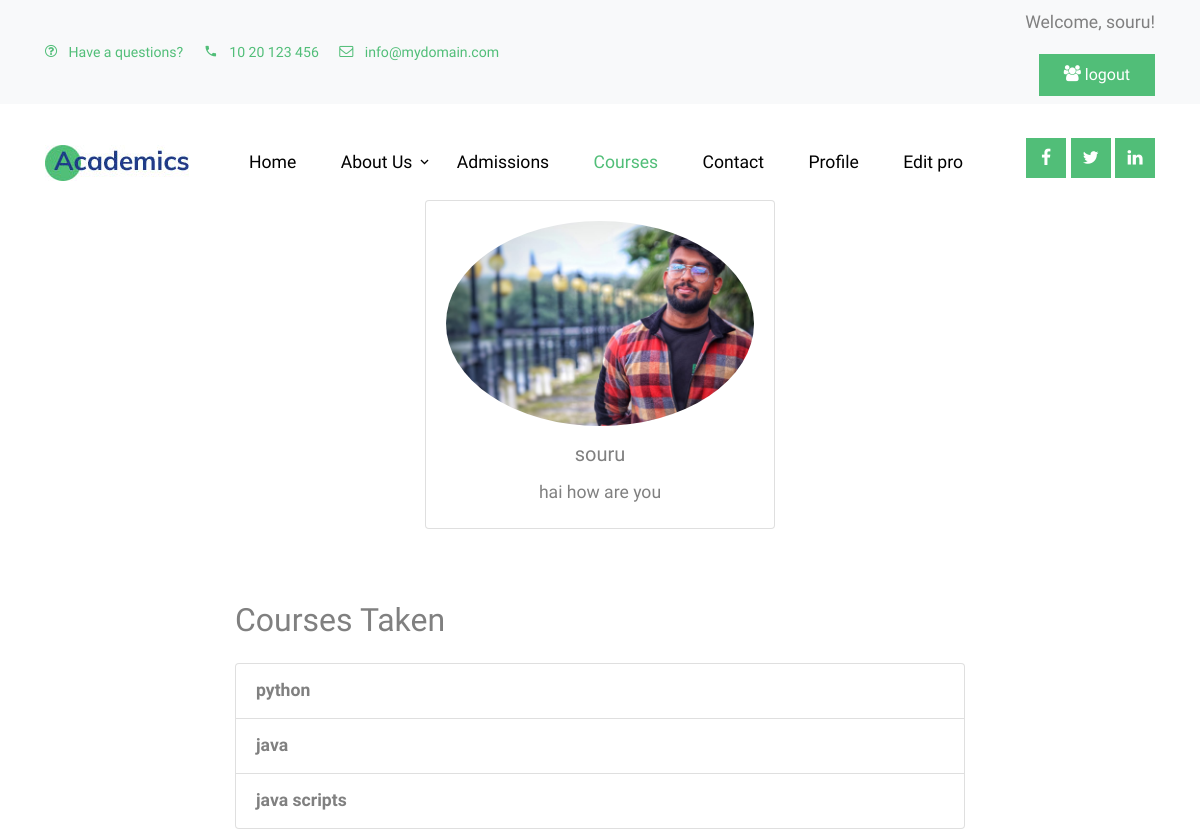
/profile/ (signed in), run on the app's committed database.
### newapp/models.py (models this page shows, shortened)
class UserProfile(models.Model):
    user = models.OneToOneField(User, on_delete=models.CASCADE)
    bio = models.TextField(blank=True)
    profile_picture = models.ImageField(upload_to='profile_pics', blank=True,null=True)

class Product(models.Model):
    name = models.CharField(max_length=255)
    price = models.DecimalField(max_digits=10, decimal_places=2)
    description = models.TextField()
    images = models.ImageField(upload_to='product_images/')
    video_file = models.FileField(upload_to='video_files/', validators=[FileExtensionValidator(['mp4', 'mov'])], blank=True)
    order_id = models.CharField(max_length=255, blank=True, null=True)

### newapp/views.py (the view)
# urls.py: path('profile/', views.profile, name='profile'),
@login_required
def profile(request):
    user_profile = request.user.userprofile
    try:
        purchased_products = PurchasedProduct.objects.filter(user_profile=user_profile)
        purchased_courses = [p.product for p in purchased_products]
    except ObjectDoesNotExist:
        purchased_courses = []
    if request.method == 'POST':
        form = UserProfileForm(request.POST, request.FILES, instance=user_profile)
        if form.is_valid():
            form.save()
            return redirect('profile')
    else:
        form = UserProfileForm(instance=user_profile)
    context = {
        'form': form,
        'purchased_courses': purchased_courses,
    }
    return render(request, 'newapp/profile.html', context)

### newapp/templates/newapp/profile.html
{% extends 'newapp/base.html' %}
{% block content %}
{% load static %}
<div class="container mt-5">
  <div class="row justify-content-center">
    <div class="col-lg-4 mt-5">
      <div class="card mb-4">
        <div class="card-body text-center">
          <img src="{{ user.userprofile.profile_picture.url }}" alt="Profile Picture" class="img-fluid rounded-circle mb-3">
          <h5 class="card-title">{{ user.username }}</h5>
          <p class="card-text">{{ user.userprofile.bio }}</p>
        </div>
      </div>
    </div>
  </div>
  <div class="row">
    <div class="col-lg-8 mx-auto">
      <h2 class="mb-4 mt-5">Courses Taken</h2>
      {% if purchased_courses %}
        <ul class="list-group">
          {% for course in purchased_courses %}
            <li class="list-group-item" style="font-weight: bold;">{{ course.name }}</li>
          {% endfor %}
        </ul>
      {% else %}
        <p>No courses taken yet.</p>
      {% endif %}
    </div>
  </div>
</div>
{% endblock %}

### newapp/templates/newapp/base.html (shortened to what this page needs)
<!DOCTYPE html>
<html>
<head>
  {% load static %}
  <link rel="stylesheet" href="{% static 'css/bootstrap.min.css' %}">
  <link rel="stylesheet" href="{% static 'fonts/icomoon/style.css' %}">
  <link rel="stylesheet" href="{% static 'css/owl.carousel.min.css' %}">
  <link rel="stylesheet" href="{% static 'css/owl.theme.default.min.css' %}">
  <link rel="stylesheet" href="{% static 'css/jquery.fancybox.min.css' %}">
  <link rel="stylesheet" href="{% static 'css/bootstrap-datepicker.css' %}">
  <link rel="stylesheet" href="{% static 'fonts/flaticon/font/flaticon.css' %}">
  <link rel="stylesheet" href="{% static 'css/aos.css' %}">
  <link href="{% static 'css/jquery.mb.YTPlayer.min.css' %}" media="all" rel="stylesheet" type="text/css">
  <link rel="stylesheet" href="{% static 'css/style.css' %}">
</head>
<body>
</body>
</html>
<body data-spy="scroll" data-target=".site-navbar-target" data-offset="300">
  <div class="site-wrap">
    <div class="py-2 bg-light">
      <div class="container">
        <div class="row align-items-center">
          <div class="col-lg-9 d-none d-lg-block">
            <a href="#" class="small mr-3"><span class="icon-question-circle-o mr-2"></span> Have a questions?</a>
            <a href="#" class="small mr-3"><span class="icon-phone2 mr-2"></span> 10 20 123 456</a>
            <a href="#" class="small mr-3"><span class="icon-envelope-o mr-2"></span> info@mydomain.com</a>
          </div>
          <div class="col-lg-3 text-right">
          {% if user.is_authenticated %}
            <p>Welcome, {{ user.username }}!</p>
            <a href="{% url 'newapp:logout' %}" class="small btn btn-primary px-4 py-2 rounded-0"><span class="icon-users"></span> logout</a>
          {% else %}
            <a href="{% url 'newapp:login' %}" class="small mr-3"><span class="icon-unlock-alt"></span> Log In</a>
            <a href="{% url 'newapp:regi' %}" class="small btn btn-primary px-4 py-2 rounded-0"><span class="icon-users"></span> Register</a>
          {% endif %}
          </div>
        </div>
      </div>
    </div>
    <header class="site-navbar py-4 js-sticky-header site-navbar-target" role="banner">
        <div class="container">
            <div class="d-flex align-items-center">
              <div class="site-logo">
                <a href="index.html" class="d-block">
                  <img src="{% static 'images/logo.jpg' %}"alt="Image" class="img-fluid">
                </a>
              </div>
              <div class="mr-auto">
                <nav class="site-navigation position-relative text-right" role="navigation">
                  <ul class="site-menu main-menu js-clone-nav mr-auto d-none d-lg-block">
                    <li>
                      <a href="{% url 'newapp:index' %}" class="nav-link text-left">Home</a>
                    </li>
                    <li class="has-children">
                      <a href="about.html" class="nav-link text-left">About Us</a>
                    </li>
                    <li>
                      <a href="admissions.html" class="nav-link text-left">Admissions</a>
                    </li>
                    <li class="active">
                      <a href="courses.html" class="nav-link text-left">Courses</a>
                    </li>
                    <li>
                        <a href="contact.html" class="nav-link text-left">Contact</a>
                      </li>
                      <li>
                        <a href="{% url 'newapp:profile'%}" class="nav-link text-left">Profile</a>
                      </li>
                      <li>
                        <a href="{% url 'newapp:profile_edit'%}" class="nav-link text-left">Edit pro</a>
                      </li>
                  </ul>
                </nav>
              </div>
              <div class="ml-auto">
                <div class="social-wrap">
                  <a href="#"><span class="icon-facebook"></span></a>
                  <a href="#"><span class="icon-twitter"></span></a>
                  <a href="#"><span class="icon-linkedin"></span></a>
                </div>
              </div>
            </div>
          </div>
        </header>
  {% block content%}{% endblock %}

### newapp/static/css/style.css (style rules this page uses)
body { line-height: 1.7; color: gray; font-weight: 300; font-size: 1.1rem; }
a { -webkit-transition: .3s all ease; -o-transition: .3s all ease; transition: .3s all ease; }
h1, h2, h3, h4, h5, .h1, .h2, .h3, .h4, .h5 { font-family: "Muli", -apple-system, BlinkMacSystemFont, "Segoe UI", Roboto, "Helvetica Neue", Arial, sans-serif, "Apple Color Emoji", "Segoe UI Emoji", "Segoe UI Symbol", "Noto Color Emoji"; }
.site-wrap:before { display: none; -webkit-transition: .3s all ease-in-out; -o-transition: .3s all ease-in-out; transition: .3s all ease-in-out; background: rgba(0, 0, 0, 0.6); content: ""; position: absolute; z-index: 2000; top: 0; left: 0; right: 0; bottom: 0; opacity: 0; visibility: hidden; }
.site-logo { position: relative; font-weight: 900; font-size: 1.3rem; }
.site-logo a { color: #000; }
.site-navbar { margin-bottom: 0px; z-index: 1999; position: absolute; width: 100%; }
.site-navbar .site-navigation .site-menu { margin-bottom: 0; }
.site-navbar .site-navigation .site-menu .active > a { color: #51be78; display: inline-block; padding: 5px 20px; }
.site-navbar .site-navigation .site-menu a { text-decoration: none !important; display: inline-block; }
.site-navbar .site-navigation .site-menu > li { display: inline-block; }
.site-navbar .site-navigation .site-menu > li > a { padding: 20px 20px; color: #000; display: inline-block; text-decoration: none !important; }
.site-navbar .site-navigation .site-menu .has-children { position: relative; }
.site-navbar .site-navigation .site-menu .has-children > a { position: relative; padding-right: 20px; }
.site-navbar .site-navigation .site-menu .has-children > a:before { position: absolute; content: "\e313"; font-size: 16px; top: 50%; right: 0; -webkit-transform: translateY(-50%); -ms-transform: translateY(-50%); transform: translateY(-50%); font-family: 'icomoon'; }
.social-wrap a { display: inline-block; width: 40px; height: 40px; background: #51be78; position: relative; }
.social-wrap a > span { position: absolute; color: #fff; left: 50%; top: 50%; -webkit-transform: translate(-50%, -50%); -ms-transform: translate(-50%, -50%); transform: translate(-50%, -50%); }

### data on the page
Product: name "python"
Product: name "java"
Product: name "java scripts"

### other printed values
{{ user.username }} "souru"
{{ user.userprofile.bio }} "hai how are you"
